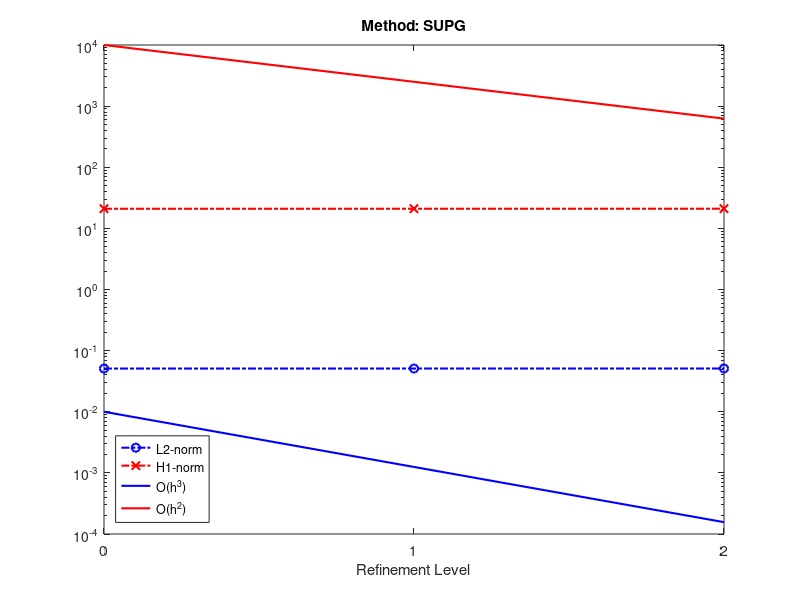
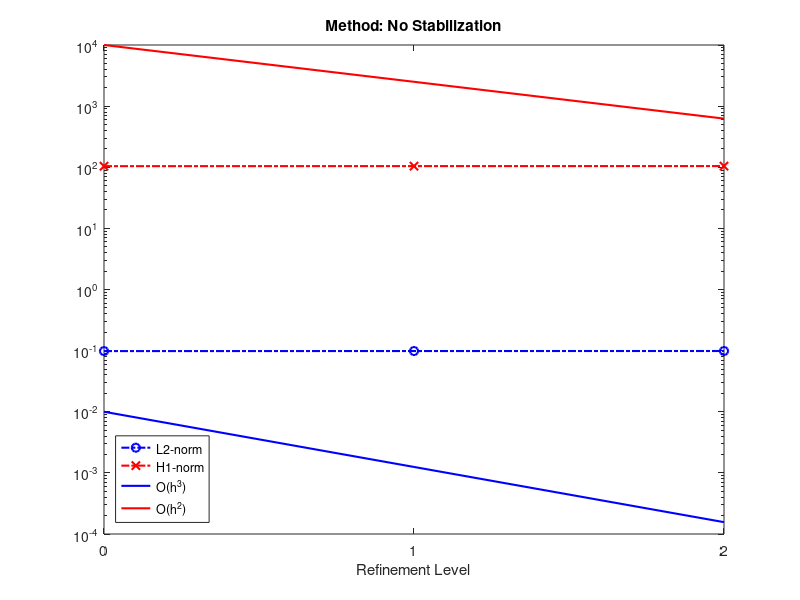
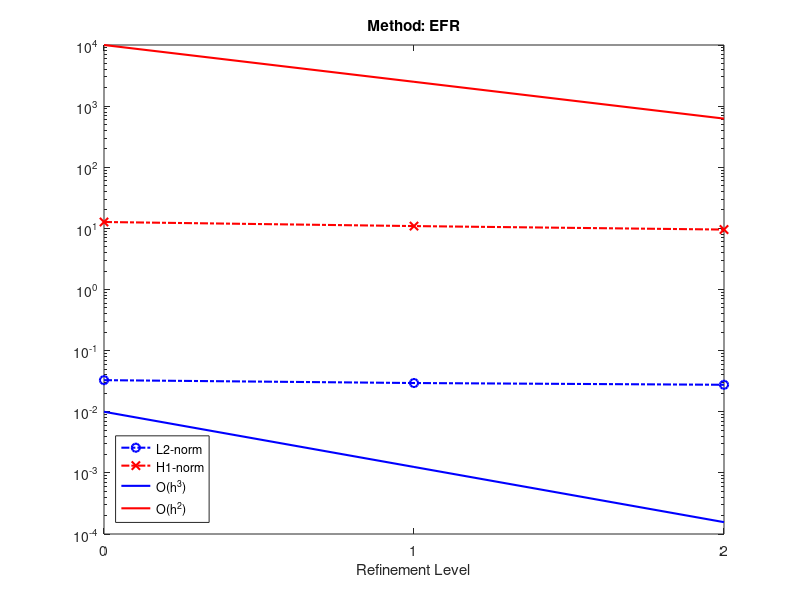

MATLAB code to generate these figures, in order:
close all;

plot = 0;
if plot == 1 %dx
    level = [1 2 3 4 5];
else %dt
    level = [0 1 2];
end

for methodnum = 0:1:2

    %% No Stabilization
    if plot == 1
        if methodnum == 1
        method = 'No Stabilization';
        L2 = [0.7541990401	0.2252137342	0.07348682714	0.01122839499 0.0005628491421];
        H1 = [201.418771	127.0534136	73.37112525	18.5808289 1.53744538];

        %% EFR
        elseif methodnum == 2
        method = 'EFR';
        L2 = [0.05229343329	0.01274862624	0.006162226424	0.002783612054 0];
        H1 = [1.271628408	1.097009735	1.452826734	1.547680874 0];
        %     
        %% SUPG
        else
        method = 'SUPG';
        L2 = [0.170327478	0.03773574634	0.01542754342	0.003898711935 0.0003462879615];
        H1 = [14.16437567	7.344249233	4.966080195	2.062446726 0.3406369631];
        end
        %% Plots
        w=1.5;
        r = 10^4; b = 10^-2;
        h2 = [r r/2^2 r/4^2 r/8^2 r/16^2];
        h3 = [b b/2^3 b/4^3 b/8^3 b/16^3];
        fig = figure(methodnum+1);
        semilogy(level,L2,'bo-.','LineWidth',w)
        hold on;
        semilogy(level,H1,'rx-.','LineWidth',w)
        hold on;
        semilogy(level,h3,'b','LineWidth',w)
        hold on;
        semilogy(level,h2,'r','LineWidth',w)

        legend('L2-norm','H1-norm','O(h^3)','O(h^2)','Location','southwest')
        title(['Method: ' method])
        xticks(level)
        xlabel('Refinement Level')
        pause(2.0)
        saveas(fig,[method '_err.png']);
    else
        if methodnum == 1
        method = 'No Stabilization';
        L2 = [0.09826398652	0.09845568931	0.09856508733];
        H1 = [104.1934564	104.3929598	104.5032794];

        %% EFR
        elseif methodnum == 2
        method = 'EFR';
        L2 = [0.03287729823	0.02950592922	0.02763063282];
        H1 = [12.71487971	10.90236518	9.559298171];
        %     
        %% SUPG
        else
        method = 'SUPG';
        L2 = [0.05089949161	0.05094556443	0.05097998632];
        H1 = [20.93962419	20.96319386	20.97581596];
        end

        %% Plots
        w=1.5;
        r = 10^4; b = 10^-2;
        h2 = [r r/2^2 r/4^2];% r/8^2 r/16^2];
        h3 = [b b/2^3 b/4^3];% b/8^3 b/16^3];
        fig = figure(methodnum+1);
        semilogy(level,L2,'bo-.','LineWidth',w)
        hold on;
        semilogy(level,H1,'rx-.','LineWidth',w)
        hold on;
        semilogy(level,h3,'b','LineWidth',w)
        hold on;
        semilogy(level,h2,'r','LineWidth',w)

        legend('L2-norm','H1-norm','O(h^3)','O(h^2)','Location','southwest')
        title(['Method: ' method])
        xticks(level)
        xlabel('Refinement Level')
        pause(2.0)
        saveas(fig,[method '_err_t0.5.png']);
    end
end